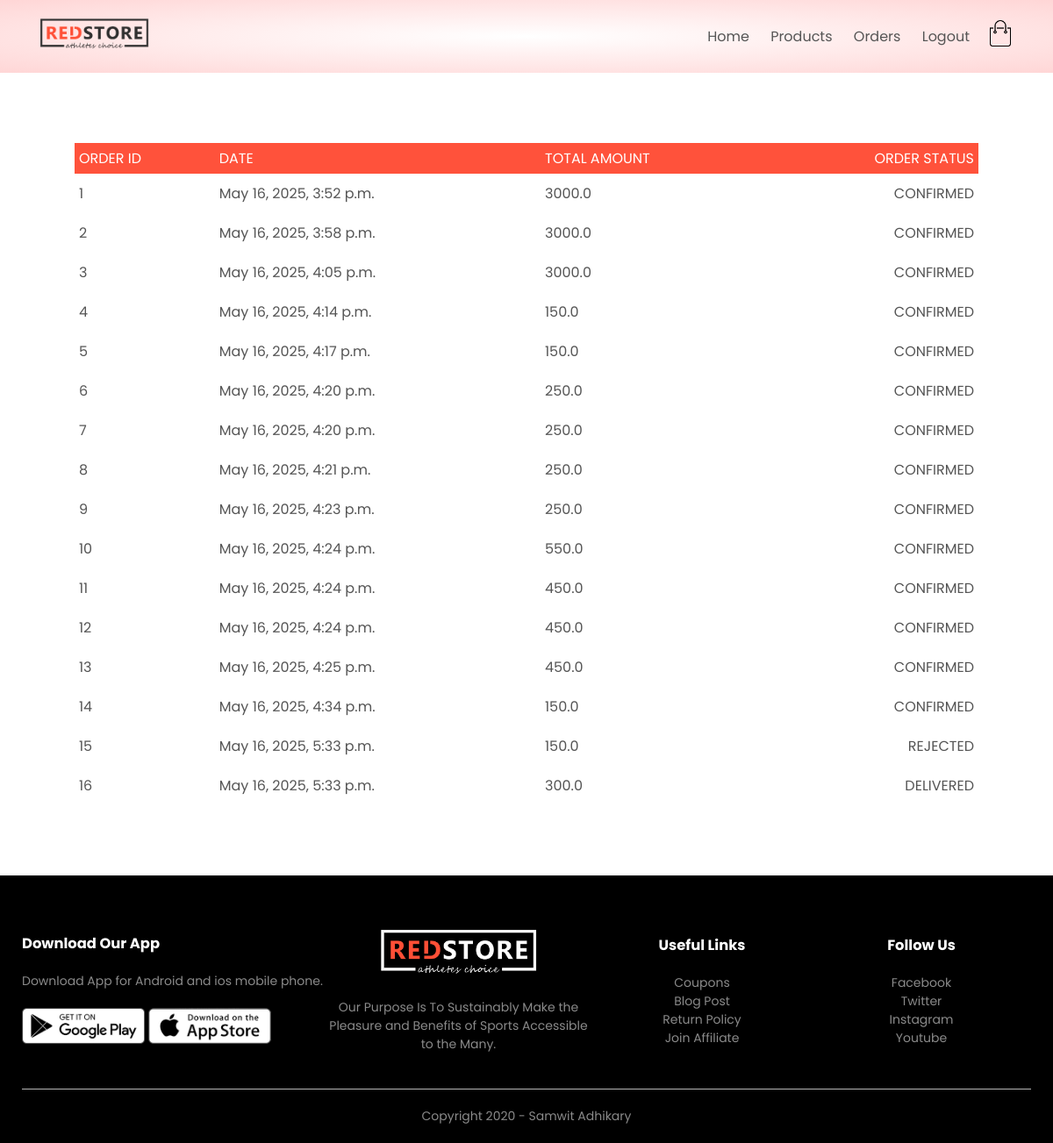
Page /order/orders/ (signed in) on the committed database.
### Orders_App/models.py (models this page shows, shortened)
class Order(models.Model):
    LIVE=1
    DELETE=0
    DELETE_CHOICES=(
        (LIVE,'live'),
        (DELETE,'delete')
    )
    CART_STAGE=0
    ORDER_CONFIRMED=1
    ORDER_PROCESSED=2
    ORDER_DELIVERED=3
    OREDER_REJECTED=4
    STATUS_CHOICES=(
        (ORDER_PROCESSED,'Order Processed'),
        (ORDER_DELIVERED,'Order Delivered'),
        (OREDER_REJECTED,'Order Rejected')
    )
    owner=models.ForeignKey(Customer,related_name="orders",on_delete=models.SET_NULL,null=True)
    grand_total=models.FloatField(default=0.0)
    created_at=models.DateTimeField(auto_now_add=True)
    updated_at=models.DateTimeField(auto_now=True)
    delete_status=models.IntegerField(choices=DELETE_CHOICES,default=LIVE)
    order_status=models.IntegerField(choices=STATUS_CHOICES,default=CART_STAGE)

### Orders_App/views.py (the view)
# urls.py: path('orders/',views.orders,name="orders")
@login_required(login_url='user_account')
def orders(request):
    user=request.user
    customer=user.customer
    orders_obj=Order.objects.filter(owner=customer).exclude(order_status=Order.CART_STAGE)
    context={
        'order':orders_obj
    }
    return render(request,'website/order.html',context=context)

### Orders_App/templatetags/get_status.py (called while the page is built)
@register.simple_tag(name="status")
def status(order_status):
    status=["CONFIRMED","PROCCESSED","DELIVERED","REJECTED"]
    return status[order_status-1]

### templates/website/order.html
 {% extends "website/layout.html" %}
 {% block content %}
 {% include 'website/content_split/order_content.html'%}
 {% endblock %}

### templates/website/content_split/order_content.html (shortened to what this page needs)
{% load static %}
{% load get_status %}
<link rel="stylesheet" href="{% static 'css/style.css' %}">
    <div class="small-container cart-page">
        <table>
            <tr>
                <th>ORDER ID</th>
                <th>DATE</th>
                <th>TOTAL AMOUNT</th>
                <th>ORDER STATUS</th>
            </tr>
            {% for item in order%}
            <tr>
                <td>
                            <p>{{forloop.counter}}</p>
                </td>
                <td><p>{{ item.created_at}}</p></td>
                <td><p>{{item.grand_total}}</p></td>
                <td><p>{% status item.order_status%}</p></td>
            </tr>
            {% endfor%}
        </table>
    </div>

### static/css/style.css (style rules this page uses)
* { margin: 0; padding: 0; box-sizing: border-box; }
body { font-family: 'Poppins', sans-serif; }
p { color: #555; }
.small-container { max-width: 1080px; margin: auto; padding-left: 25px; padding-right: 25px; }
.cart-page { margin: 80px auto; }
table { width: 100%; border-collapse: collapse; }
th { text-align: left; padding: 5px; color: #fff; background: #ff523b; font-weight: normal; }
td { padding: 10px 5px; }
td:last-child { text-align: right; }
th:last-child { text-align: right; }

### rows in the picture
Order: created_at "May 16, 2025, 3:52 p.m.", grand_total "3000.0", order_status "CONFIRMED"
Order: created_at "May 16, 2025, 3:58 p.m.", grand_total "3000.0", order_status "CONFIRMED"
Order: created_at "May 16, 2025, 4:05 p.m.", grand_total "3000.0", order_status "CONFIRMED"
Order: created_at "May 16, 2025, 4:14 p.m.", grand_total "150.0", order_status "CONFIRMED"
Order: created_at "May 16, 2025, 4:17 p.m.", grand_total "150.0", order_status "CONFIRMED"
Order: created_at "May 16, 2025, 4:20 p.m.", grand_total "250.0", order_status "CONFIRMED"
Order: created_at "May 16, 2025, 4:20 p.m.", grand_total "250.0", order_status "CONFIRMED"
Order: created_at "May 16, 2025, 4:21 p.m.", grand_total "250.0", order_status "CONFIRMED"
Order: created_at "May 16, 2025, 4:23 p.m.", grand_total "250.0", order_status "CONFIRMED"
Order: created_at "May 16, 2025, 4:24 p.m.", grand_total "550.0", order_status "CONFIRMED"
Order: created_at "May 16, 2025, 4:24 p.m.", grand_total "450.0", order_status "CONFIRMED"
Order: created_at "May 16, 2025, 4:24 p.m.", grand_total "450.0", order_status "CONFIRMED"
Order: created_at "May 16, 2025, 4:25 p.m.", grand_total "450.0", order_status "CONFIRMED"
Order: created_at "May 16, 2025, 4:34 p.m.", grand_total "150.0", order_status "CONFIRMED"
Order: created_at "May 16, 2025, 5:33 p.m.", grand_total "150.0", order_status "REJECTED"
Order: created_at "May 16, 2025, 5:33 p.m.", grand_total "300.0", order_status "DELIVERED"
